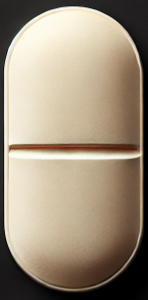
#> input picture step4/RotateImages/pill2.png, 148 x 300 px
$ python rotate_pills.py
#> lines starting #> are read from the running program, lines starting #| are printed output that depends on the picture; after the words box and inside, x2 and y2 are one past the last pixel; in counts of white or black regions, pixels touching at a corner belong together
import numpy as np
import imutils
import cv2

image = cv2.imread("pill2.png")
#> image is the input picture: shape (300, 148, 3); mean B, G, R 123.7, 143.4, 157.6
gray = cv2.cvtColor(image, cv2.COLOR_BGR2GRAY)
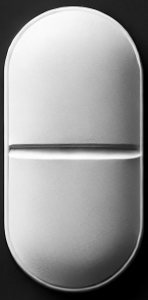
#> gray: shape (300, 148); min 0, max 253, mean 145.4
gray = cv2.GaussianBlur(gray, (3, 3), 0)
edged = cv2.Canny(gray, 20, 100)
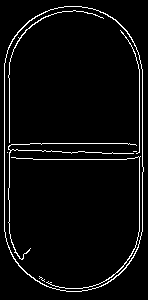
#> edged: shape (300, 148); 4.3% white in thin lines or dots

cnts = cv2.findContours(edged.copy(), cv2.RETR_EXTERNAL, cv2.CHAIN_APPROX_SIMPLE)
#> cnts = 1 contour; box (x1, y1, x2, y2) and area: (4, 6, 144, 292) 35382
cnts = imutils.grab_contours(cnts)

if len(cnts) > 0:
    c = max(cnts, key=cv2.contourArea)
#> c = contour of 196 points, box (x1, y1, x2, y2) (4, 6, 144, 292), area 35382
    mask = np.zeros(gray.shape, dtype="uint8")
    cv2.drawContours(mask, [c], -1, 255, -1)
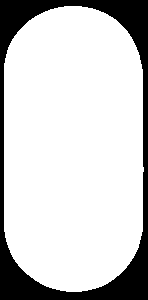
#> mask: shape (300, 148); 80.5% white; 1 black region, box (x1, y1, x2, y2) and area: (0, 0, 148, 300) 8674
    (x, y, w, h) = cv2.boundingRect(c)
#> x = 4; y = 6; w = 140; h = 286
    imageROI = image[y:y + h, x:x + w]
    maskROI = mask[y:y + h, x:x + w]
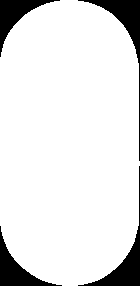
#> maskROI: shape (286, 140); 89.2% white; 4 black regions, box (x1, y1, x2, y2) and area: (78, 0, 140, 161) 1194, (78, 166, 140, 286) 1142, (0, 226, 62, 286) 1022, (0, 0, 60, 57) 956
    imageROI = cv2.bitwise_and(imageROI, imageROI, mask=maskROI)
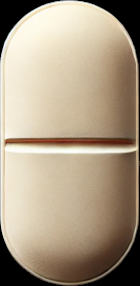
#> imageROI: shape (286, 140, 3); mean B, G, R 132.6, 154.3, 169.7

for angle in np.arange(0, 360, 15):
    rotated = imutils.rotate(imageROI, angle)
    cv2.imshow("Rotated (Problematic)", rotated)
    cv2.waitKey(0)

for angle in np.arange(0, 360, 15):
    rotated = imutils.rotate_bound(imageROI, angle)
    cv2.imshow("Rotated (Correct)", rotated)
    cv2.waitKey(0)
#> this loop made 24 passes
#> pass 2, `rotated = imutils.rotate_bound(imageROI, angle)`:
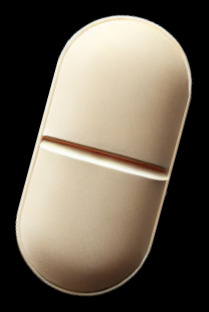
#> rotated: shape (312, 209, 3); mean B, G, R 81.4, 94.8, 104.2
#> pass 3, `rotated = imutils.rotate_bound(imageROI, angle)`:
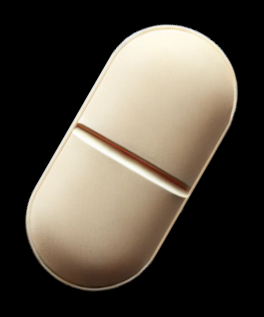
#> rotated: shape (317, 264, 3); mean B, G, R 63.5, 73.8, 81.2
